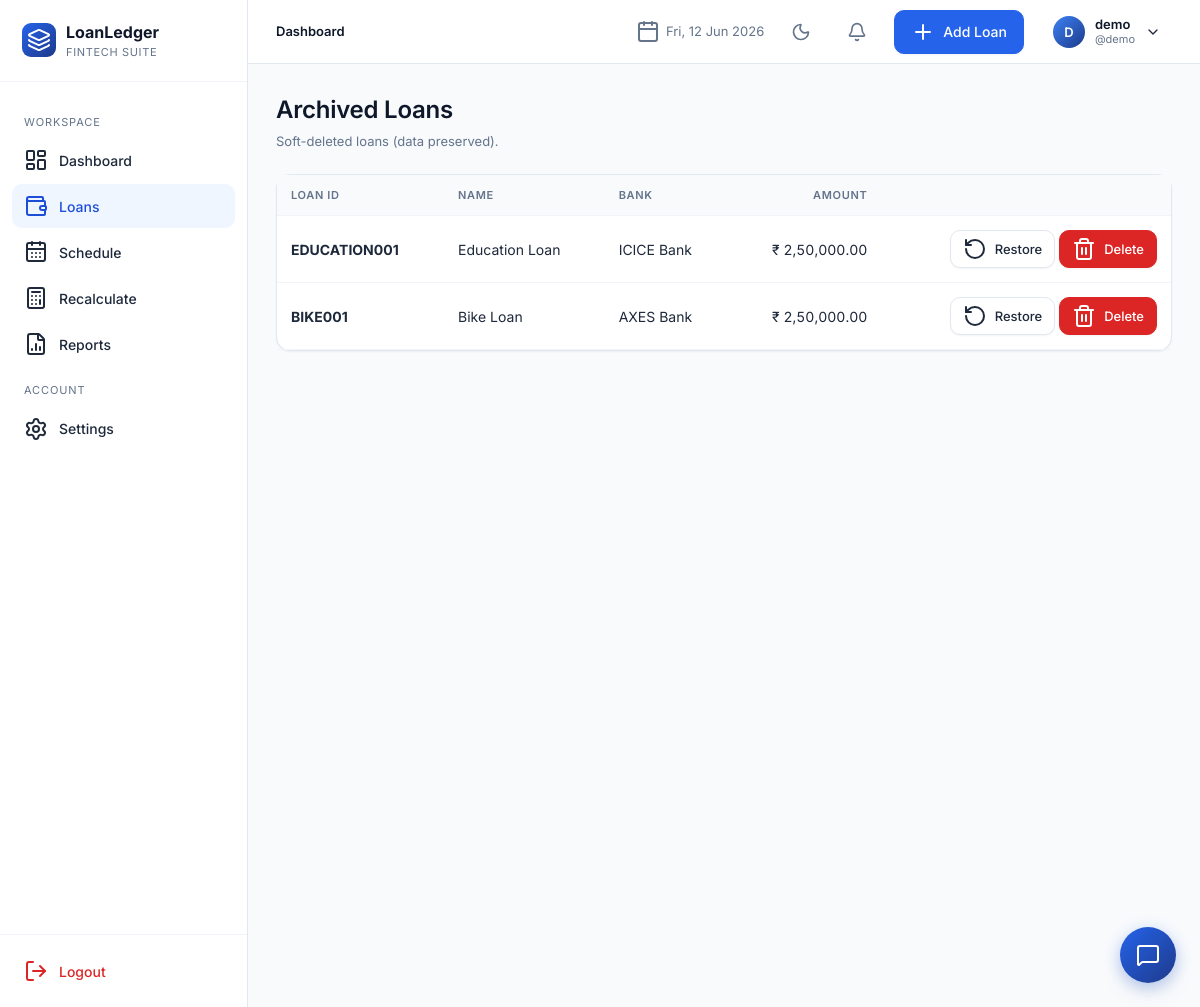
The page /loans/archived (signed in) on the database as committed earlier.
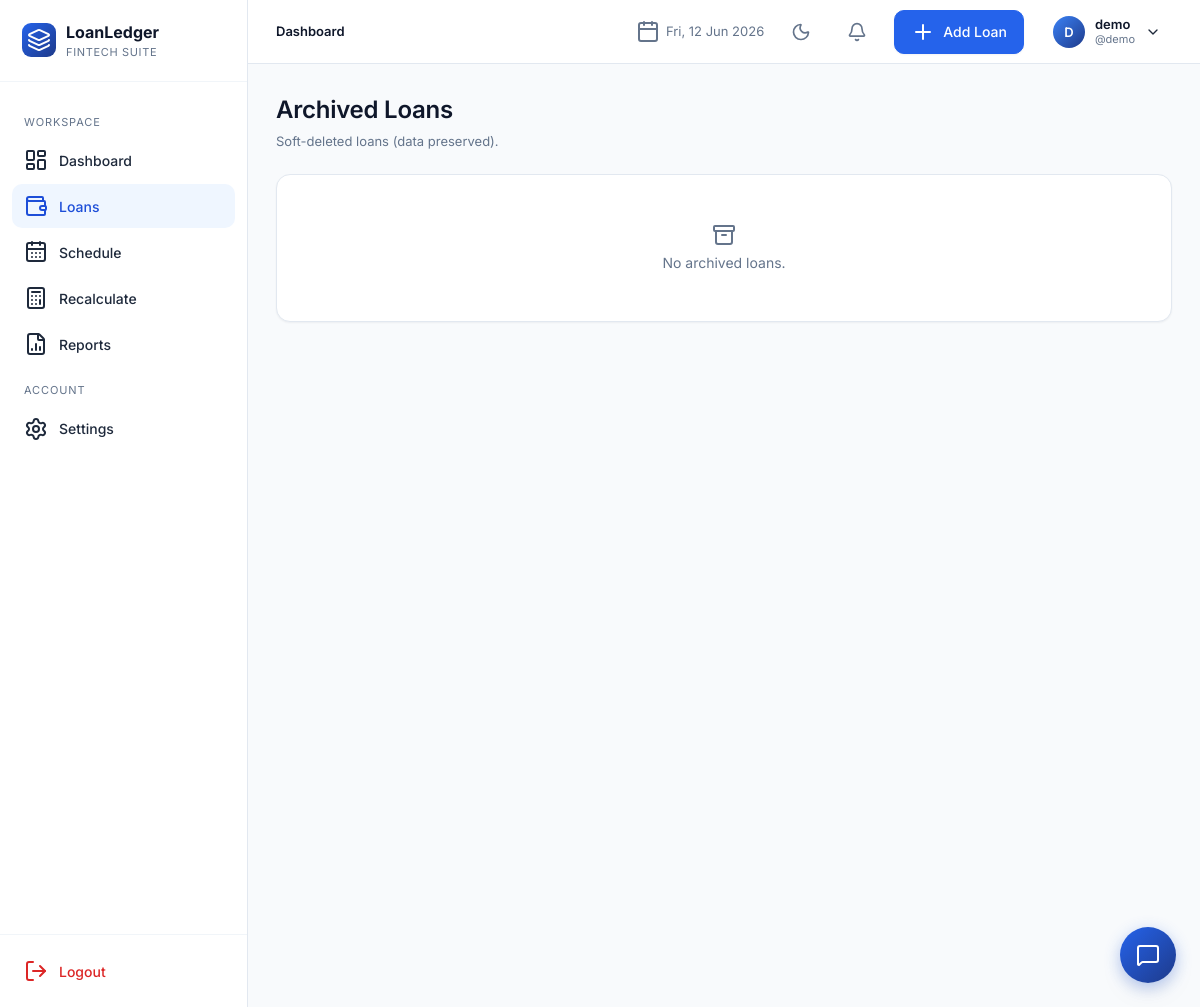
The same page on the database as committed later.
### app/models.py (models this page shows, shortened)
class Loan(db.Model):
    __tablename__ = "loans"
    id = db.Column(db.Integer, primary_key=True)
    user_id = db.Column(db.Integer, db.ForeignKey("users.id"), nullable=False, index=True)
    loan_id = db.Column(db.String(40), nullable=False, index=True)  # manual unique per user
    loan_name = db.Column(db.String(120), nullable=False)
    loan_category = db.Column(db.String(50), nullable=False, default="Personal")
    bank_name = db.Column(db.String(120), nullable=False)
    loan_amount = db.Column(db.Float, nullable=False)
    interest_rate = db.Column(db.Float, nullable=False)  # annual %
    down_payment = db.Column(db.Float, default=0)
    custom_emi = db.Column(db.Float, nullable=True)
    start_date = db.Column(db.Date, nullable=False)
    tenure_months = db.Column(db.Integer, nullable=False)
    loan_status = db.Column(db.String(20), default="Active", index=True)
    remaining_balance = db.Column(db.Float, default=0)
    completion_percentage = db.Column(db.Float, default=0)
    is_archived = db.Column(db.Boolean, default=False, index=True)
    balloon_date = db.Column(db.Date, nullable=True)
    balloon_amount = db.Column(db.Float, nullable=True)
    notes = db.Column(db.Text)
    closed_at = db.Column(db.DateTime, nullable=True)
    final_amount = db.Column(db.Float, nullable=True)
    closure_notes = db.Column(db.Text, nullable=True)
    created_at = db.Column(db.DateTime, default=datetime.utcnow)
    updated_at = db.Column(db.DateTime, default=datetime.utcnow, onupdate=datetime.utcnow)
    schedules = db.relationship("Schedule", backref="loan", lazy="dynamic",
                                cascade="all, delete-orphan", order_by="Schedule.month_index")
    __table_args__ = (db.UniqueConstraint("user_id", "loan_id", name="uq_user_loanid"),)

class User(UserMixin, db.Model):
    __tablename__ = "users"
    id = db.Column(db.Integer, primary_key=True)
    full_name = db.Column(db.String(120), nullable=False)
    username = db.Column(db.String(64), unique=True, nullable=False, index=True)
    email = db.Column(db.String(160), unique=True, nullable=False, index=True)
    password_hash = db.Column(db.String(256), nullable=False)
    preferred_currency = db.Column(db.String(8), default="INR")
    preferred_date_format = db.Column(db.String(20), default="%d %b %Y")
    created_at = db.Column(db.DateTime, default=datetime.utcnow)
    loans = db.relationship("Loan", backref="owner", lazy="dynamic", cascade="all, delete-orphan")

### app/blueprints/loans.py (the view)
@loans_bp.route("/archived")
@login_required
def archived():
    items = current_user.loans.filter_by(is_archived=True).order_by(Loan.updated_at.desc()).all()
    return render_template("loans/archived.html", items=items)

### app/templates/loans/archived.html (shortened to what this page needs)
{% extends "base.html" %}
{% block content %}
<div class="page-header"><div class="title-block"><h1>Archived Loans</h1><div class="sub">Soft-deleted loans (data preserved).</div></div></div>
<div class="card"><div class="table-wrap">
{% if items %}
<table class="tbl">
  <thead><tr><th>Loan ID</th><th>Name</th><th>Bank</th><th class="num">Amount</th><th></th></tr></thead>
  <tbody>
  {% for l in items %}
    <tr>
      <td><strong>{{ l.loan_id }}</strong></td><td>{{ l.loan_name }}</td>
      <td>{{ l.bank_name }}</td><td class="num">{{ l.loan_amount|money }}</td>
      <td style="text-align:right">
        <form method="post" action="{{ url_for('loans.restore', loan_pk=l.id) }}" style="display:inline">
          <button class="btn secondary sm"><i data-lucide="rotate-ccw"></i> Restore</button>
        </form>
        <form method="post" action="{{ url_for('loans.delete', loan_pk=l.id) }}" style="display:inline" data-confirm="Permanently delete {{ l.loan_id }}? This cannot be undone.">
          <button class="btn danger sm"><i data-lucide="trash-2"></i> Delete</button>
        </form>
      </td>
    </tr>
  {% endfor %}
  </tbody>
</table>
{% else %}<div class="empty"><i data-lucide="archive"></i><p>No archived loans.</p></div>{% endif %}
</div></div>
{% endblock %}

Rows that differ between the two databases and show on the page:
no longer on this page (row edited): Loan: loan_id "EDUCATION001", loan_name "Education Loan", bank_name "ICICE Bank", loan_amount "₹ 2,50,000.00"
removed Loan: loan_id "BIKE001", loan_name "Bike Loan", bank_name "AXES Bank", loan_amount "₹ 2,50,000.00"
Other text that changed with them:
text no longer shown: "LOAN ID NAME BANK AMOUNT"
text now shown: "No archived loans."
